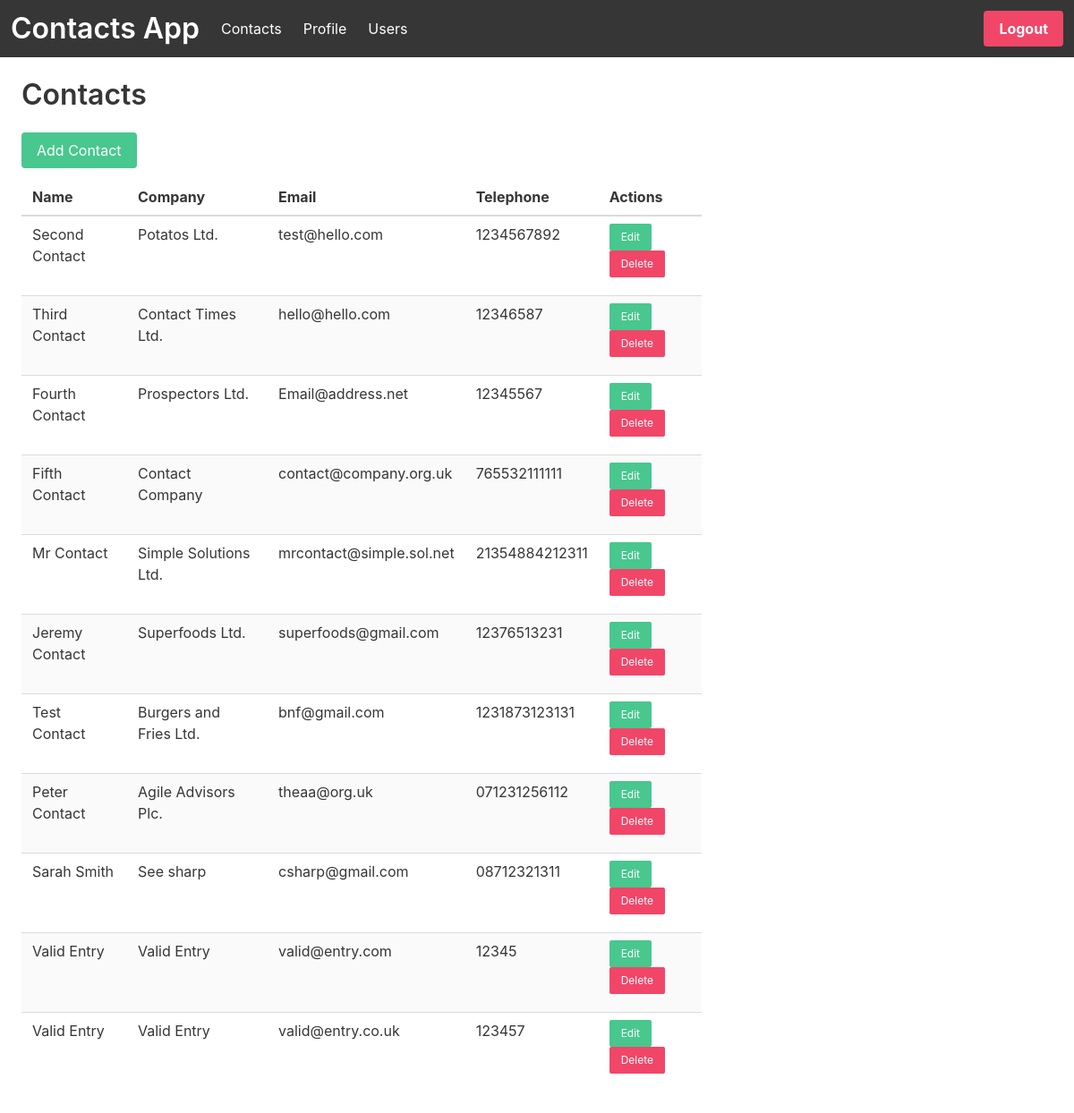
The page /contacts (signed in) on the database as committed earlier.
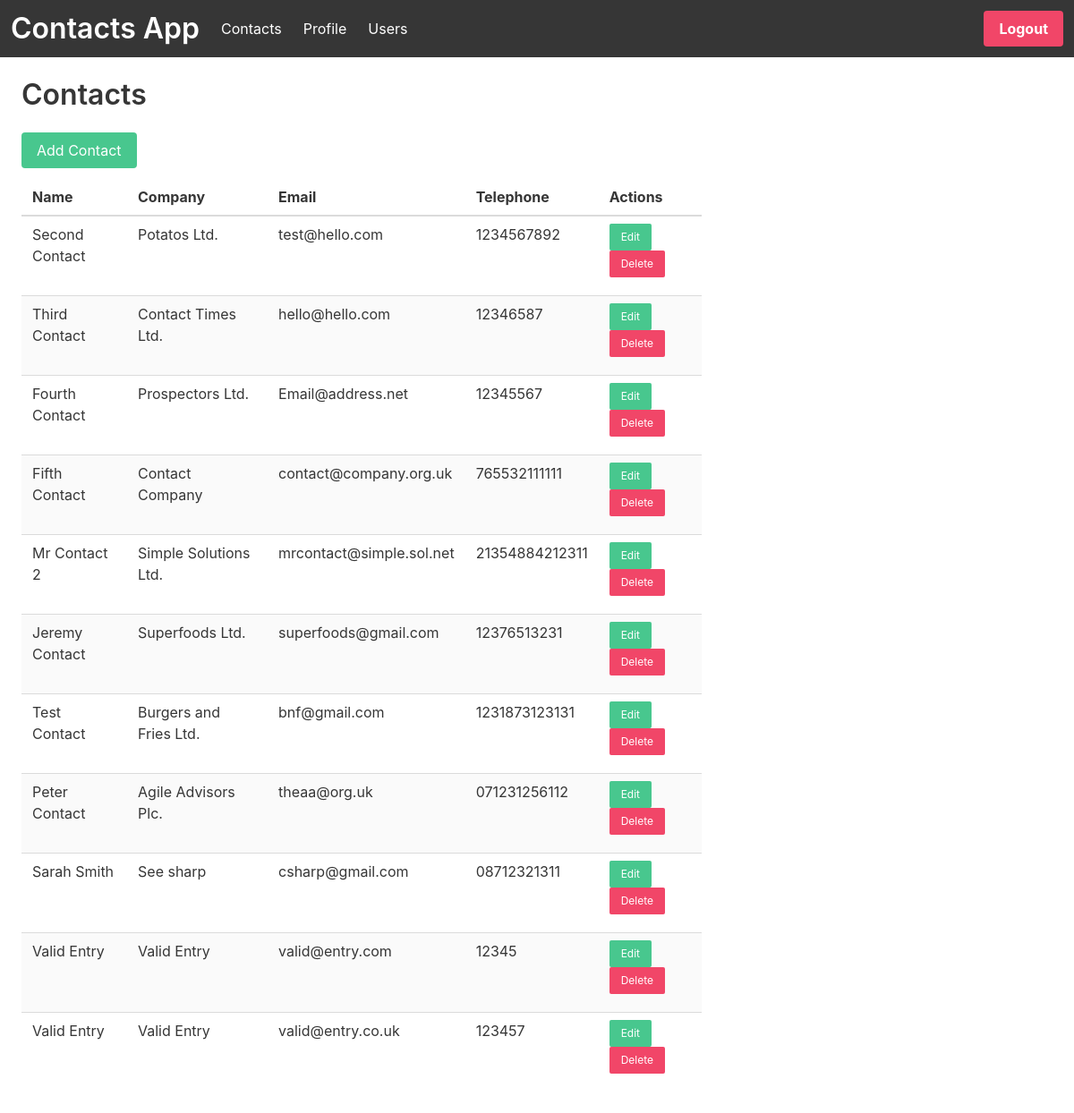
The same page on the database as committed later.
### project/models.py (models this page shows)
class Contacts(db.Model):
    id = db.Column(db.Integer, primary_key=True)
    name = db.Column(db.String(100))
    company = db.Column(db.String(100))
    phoneNumber = db.Column(db.String(100))
    email = db.Column(db.String(100))

### project/main.py (the view)
@main.route('/contacts')
@login_required
def contacts():
    contacts = Contacts.query.all()
    contactsCount = len(contacts)
    return render_template('contacts.html', isAdmin=(current_user.userType == "Admin"), contacts=contacts, contactsCount=contactsCount)

### project/templates/contacts.html (shortened to what this page needs)
{% extends "base.html" %}
{% block content %}
<div class="column is-8">
    <h3 class="title">Contacts</h3>
    <div class="pb-3">
        <a class="button is-success" href="{{ url_for('main.addcontact') }}">Add Contact</a>
    </div>
{% if contactsCount > 0 %}
<table class="table is-striped is-hoverable">
    <thead>
    <tr>
        <th>Name</th>
        <th>Company</th>
        <th>Email</th>
        <th>Telephone</th>
        <th>Actions</th>
    </tr>
    </thead>
    <tbody>
    {% for contact in contacts %}
    <tr>
        <td>{{contact.name|truncate(50, True)}}</td>
        <td>{{contact.company|truncate(50, True)}}</td>
        <td>{{contact.email|truncate(50, True)}}</td>
        <td>{{contact.phoneNumber|truncate(50, True)}}</td>
        <td>
            <div class="pb-3">
                <a class="button is-success is-small" href="{{ url_for('main.editcontact', contact_id=contact.id) }}">Edit</a>
                {% if isAdmin %}
                <a class="button is-danger is-small" href="{{ url_for('main.deletecontact', contact_id=contact.id)}}">Delete</a>
                {% endif %}
            </div>
        </td>
    </tr>
    {% endfor %}
    </tbody>
</table>
{% else %}
<p>No contacts found</p>
{% endif %}
</div>
{% endblock %}

### project/templates/base.html (shortened to what this page needs)
<!DOCTYPE html>
<html>
<head>
    <link rel="stylesheet" href="https://cdn.jsdelivr.net/npm/bulma@0.9.4/css/bulma.min.css"/>
</head>
<body>
    <nav class="navbar is-dark" role="navigation">
        <div class="navbar-brand">
          <a href="{{ url_for('main.index') }}"><h1 class="navbar-item title has-text-white">Contacts App</h1></a>
        </div>
        <div class="navbar-menu">
            {% if current_user.is_authenticated %}
            <div class="navbar start">
                <a href="{{ url_for('main.contacts') }}" class="navbar-item has-text-white has-background-dark hideMe">
                    Contacts
                </a>
                <a href="{{ url_for('main.profile') }}" class="navbar-item has-text-white has-background-dark">
                    Profile
                </a>
                {% if current_user.userType == "Admin" %}
                <a href="{{ url_for('main.users') }}" class="navbar-item has-text-white has-background-dark hideMe">
                    Users
                </a>
                {% endif %}
            </div>
            {% endif %}
            <div class="navbar-end">
                <div class="navbar-item">
                    <div class="buttons">
                        {% if not current_user.is_authenticated %}
                        <a class="button is-primary has-text-white" href="{{ url_for('auth.signup') }}">
                        <strong>Sign up</strong>
                        </a>
                        <a class="button is-success has-text-white" href="{{ url_for('auth.login') }}">
                        <strong>Log in</strong>
                        </a>
                        {% else %}
                        <a class="button is-danger has-text-white" href="{{ url_for('auth.logout') }}">
                        <strong>Logout</strong>
                        </a>
                        {% endif %}
                    </div>
                </div>
            </div>
        </div>
    </nav>
    <div class="p-3">
        {% block content %}
        {% endblock %}
    </div>
</body>
</html>

Rows that differ between the two databases and show on the page:
changed Contacts "Simple Solutions Ltd.": name "Mr Contact" → "Mr Contact 2"
